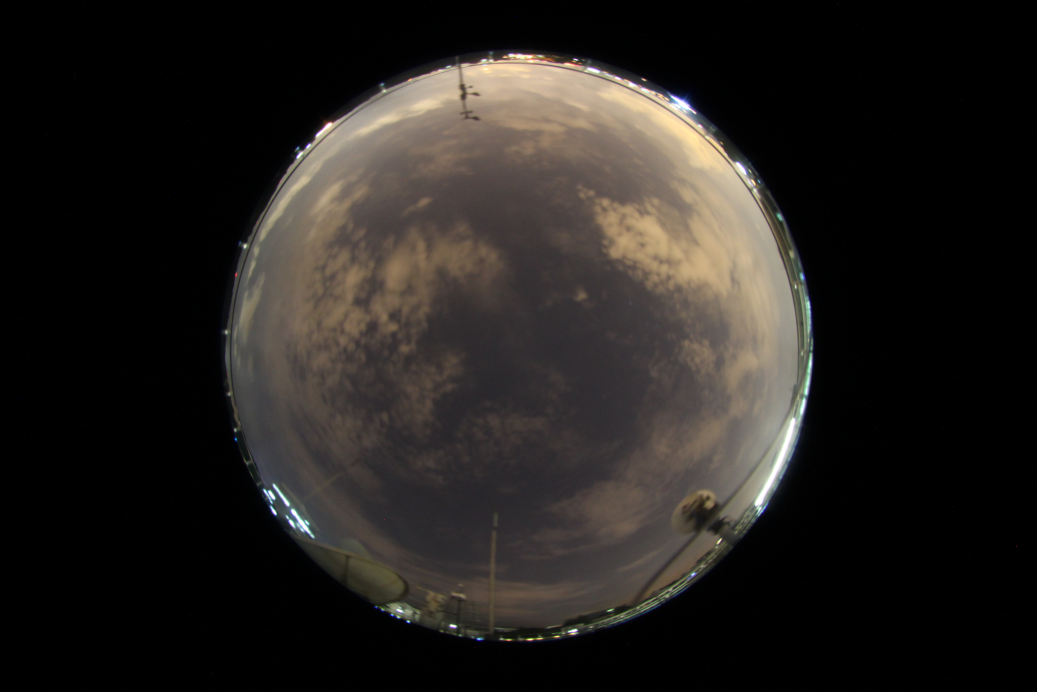
#> input picture images/RAW/2016-11-20-23-58-04-wahrsis3.jpg, 5184 x 3456 px (shown at 1/5 size)
$ jupyter execute 'Statistics of SWINSEG dataset.ipynb'   (shell and % lines are left out)
#> lines starting #> are read from the running program, lines starting #| are printed output that depends on the picture
#> further down, im is the input picture: shape (3456, 5184, 3); mean B, G, R 30.9, 34, 37.3
### scripts/undistort_WAHRSIS_imgs.py
import numpy as np
from scipy import interpolate
import internal_calibration
#import pycuda.autoinit
#import pycuda.driver as drv
#from pycuda.compiler import SourceModule

def undistortCC(img, sizeResult = [500, 500, 3] , altitude = 150 , rot = np.array([[1, 0, 0], [0, 1, 0], [0, 0, 1]]) , trans = np.array([[0], [0], [0]]) , bearing = 0 , elevation = 0 , pixelWidth=1, cuda=False):
    """Undistort a fish-eye image to a standard camera image by a ray-tracing approach.
    img: the fish-eye image to undistort
    sizeResult: the size of the output undistorted image [pixels]
    altitude: the altitude of the virtual image plane to form the undistorted image [meters]
    rot: a rotation matrix (3x3) to cope with the misalignement of the image
    trans: a translation matrix (3x1) to cope with the misalignement of the image
    bearing: the bearing angle of the undistorted plane (in degrees)
    elevation: the elevation angle of the undistorted plane (in degrees)
    pixelWidth: the width in real world coordinates of one pixel of the undistorted image [meters]
    cuda: set to True if cuda (GPU) interpolation is used
    """
#> called with altitude = 150, rot = array of shape (3, 3), trans = array of shape (3, 1), bearing = 0, elevation = 0, pixelWidth = 1, cuda = False

    centerImage = np.array([sizeResult[1]/2, sizeResult[0]/2])

    if len(np.shape(img)) == 3:
        R = img[:,:,0]
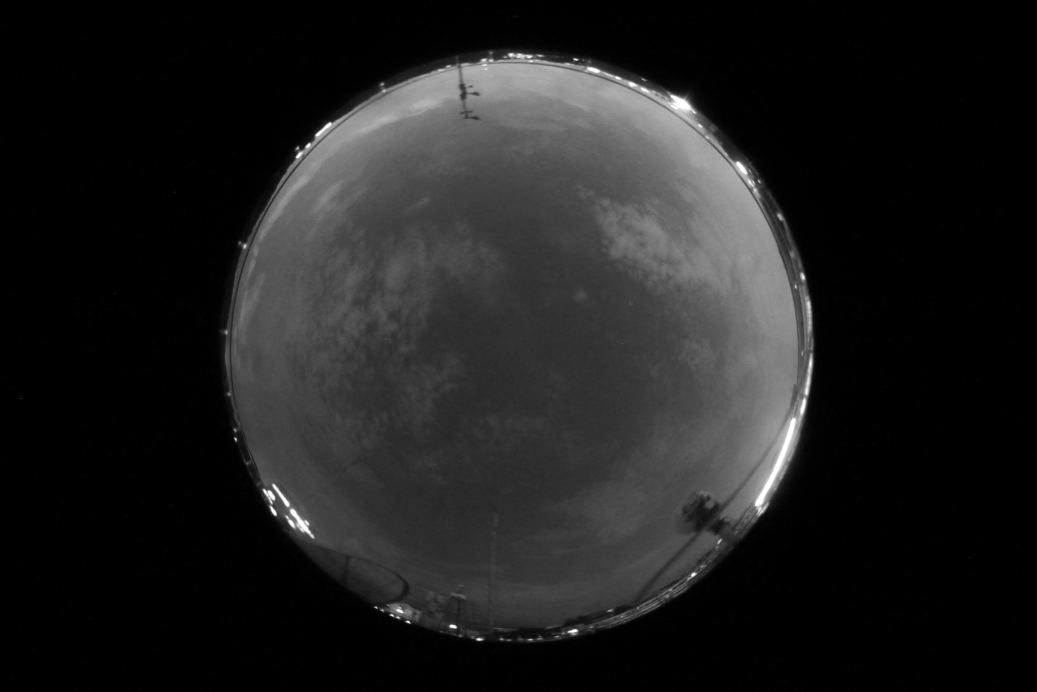
#> R: shape (3456, 5184) (shown at 1/5 size); min 0, max 255, mean 30.9
        G = img[:,:,1]
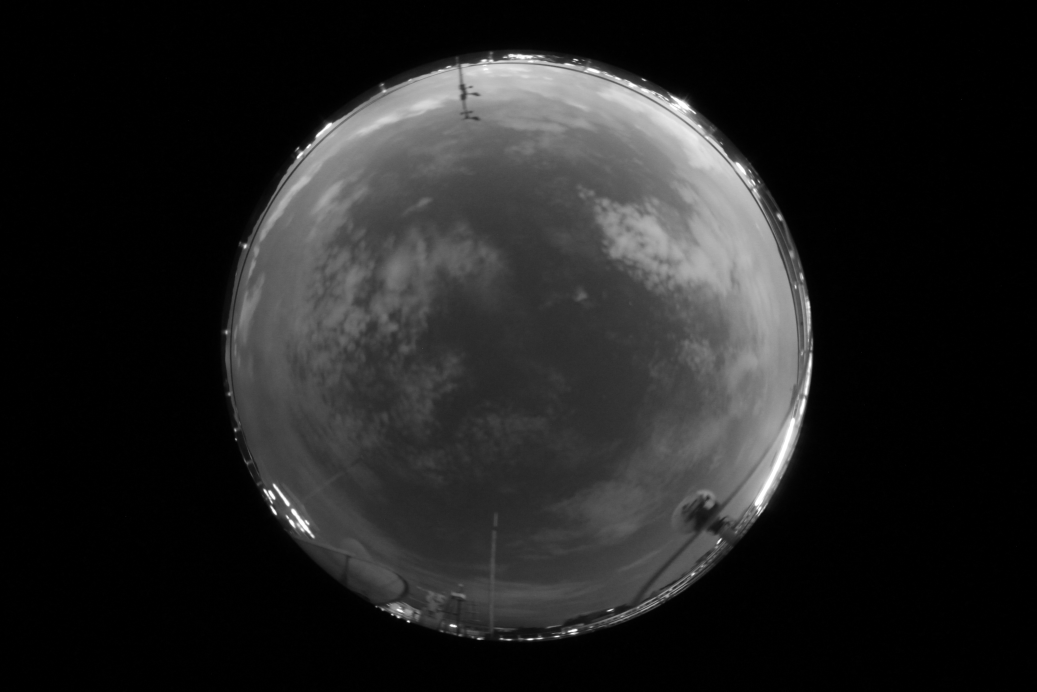
#> G: shape (3456, 5184) (shown at 1/5 size); min 0, max 255, mean 34
        B = img[:,:,2]
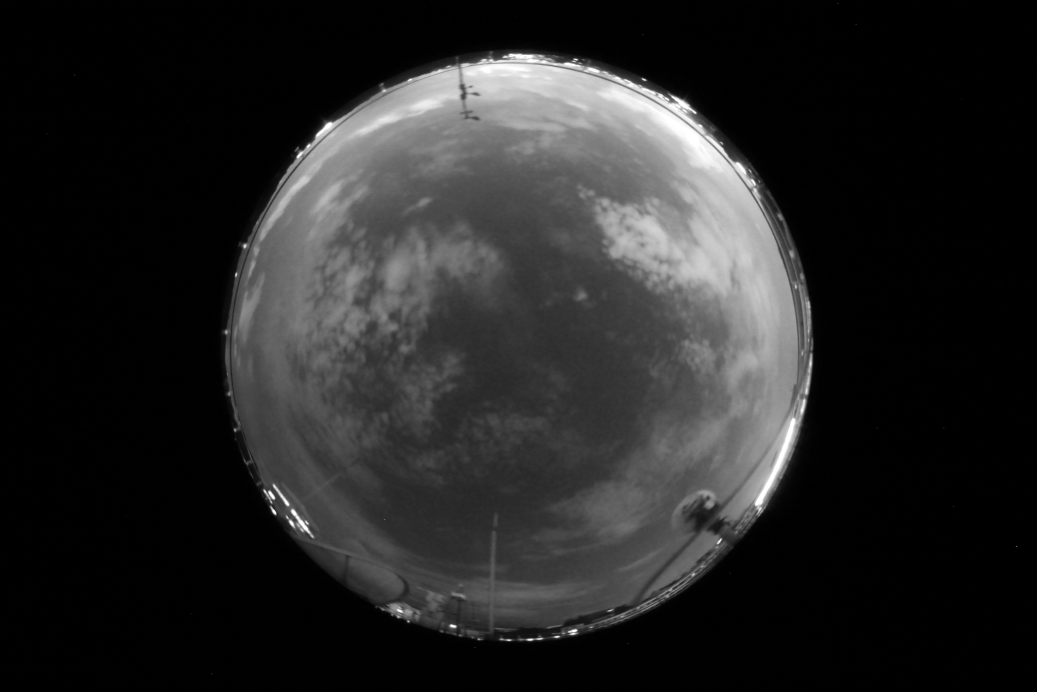
#> B: shape (3456, 5184) (shown at 1/5 size); min 0, max 255, mean 37.3

    sizeImg = img.shape
#> sizeImg = (3456, 5184, 3)
    posX, posY = np.meshgrid(np.arange(sizeImg[1]), np.arange(sizeImg[0]))
    posX = posX + 1
    posY = posY + 1

    mapY, mapX = np.meshgrid(np.arange(sizeResult[1]), np.arange(sizeResult[0]))
    mapX = mapX + 1
    mapY = mapY + 1
    distCenterX = (mapX.ravel(order='F') - centerImage[0]) * pixelWidth
    distCenterY = (mapY.ravel(order='F') - centerImage[1]) * pixelWidth
    distCenterZ = np.tile(-altitude, (distCenterX.shape[0], 1))

    bearing = np.radians(bearing)
    elevation = np.radians(elevation)
    rotHg = np.array([[np.cos(elevation), 0, np.sin(elevation)], [0, 1, 0], [-np.sin(elevation), 0, np.cos(elevation)]])
    rotBearing = np.array([[np.cos(bearing), -np.sin(bearing), 0], [np.sin(bearing), np.cos(bearing), 0], [0, 0, 1]])

    worldCoords = np.column_stack((distCenterX, distCenterY, distCenterZ)).T

    worldCoords = np.dot(rotHg, worldCoords)
    worldCoords = np.dot(rotBearing, worldCoords)
    worldCoords = np.dot(rot.T, worldCoords - trans)

    m = internal_calibration.world2cam(worldCoords)

    if len(np.shape(img)) == 3:
        if cuda:
            result = cuda_interpolate3D(img, m, (sizeResult[0], sizeResult[1]))
        else:
            ip = interpolate.RectBivariateSpline(np.arange(sizeImg[0]), np.arange(sizeImg[1]), R)
            resultR = ip.ev(m[0,:]-1, m[1,:]-1)
            resultR = resultR.reshape(sizeResult[0], sizeResult[1],order='F')
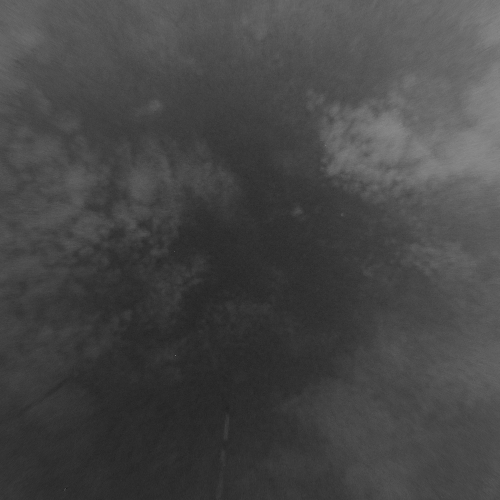
#> resultR: shape (500, 500) float64; min 29.82, max 139.3, mean 70.6
            np.clip(resultR, 0, 255, out=resultR)
            resultR = resultR.astype('uint8')

            ip = interpolate.RectBivariateSpline(np.arange(sizeImg[0]), np.arange(sizeImg[1]), G)
            resultG = ip.ev(m[0,:]-1, m[1,:]-1)
            resultG = resultG.reshape(sizeResult[0], sizeResult[1],order='F')
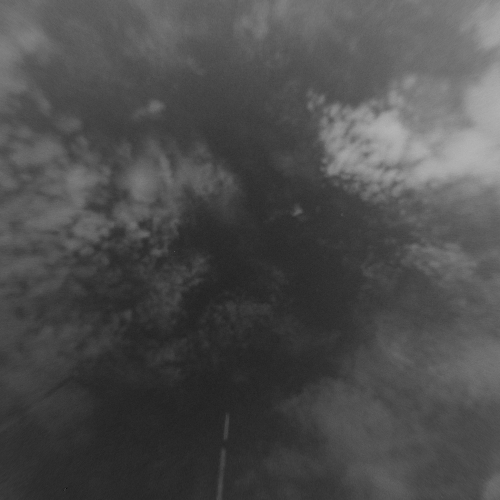
#> resultG: shape (500, 500) float64; min 16.48, max 180.9, mean 77.5
            np.clip(resultG, 0, 255, out=resultG)
            resultG = resultG.astype('uint8')

            ip = interpolate.RectBivariateSpline(np.arange(sizeImg[0]), np.arange(sizeImg[1]), B)
            resultB = ip.ev(m[0,:]-1, m[1,:]-1)
            resultB = resultB.reshape(sizeResult[0], sizeResult[1],order='F')
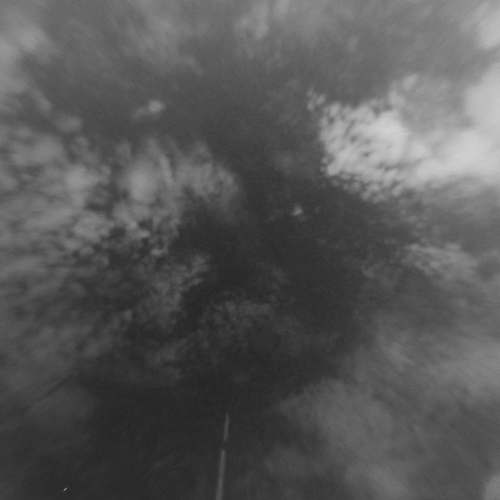
#> resultB: shape (500, 500) float64; min 34.74, max 211.2, mean 88.2
            np.clip(resultB, 0, 255, out=resultB)
            resultB = resultB.astype('uint8')

            result = np.zeros(sizeResult).astype('uint8')
            result[:,:,0] = resultR
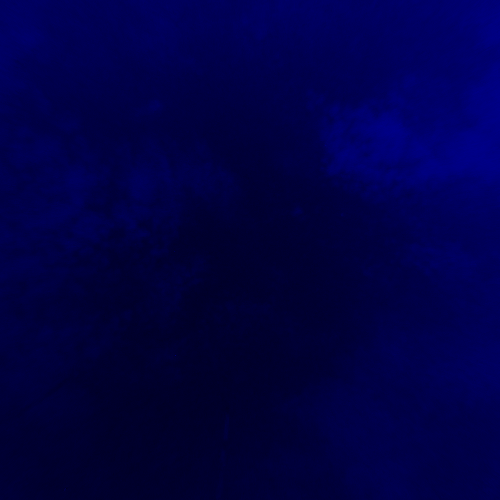
#> result: shape (500, 500, 3); mean of channels 0, 1, 2 70.1, 0, 0; drawn as B, G, R
            result[:,:,1] = resultG
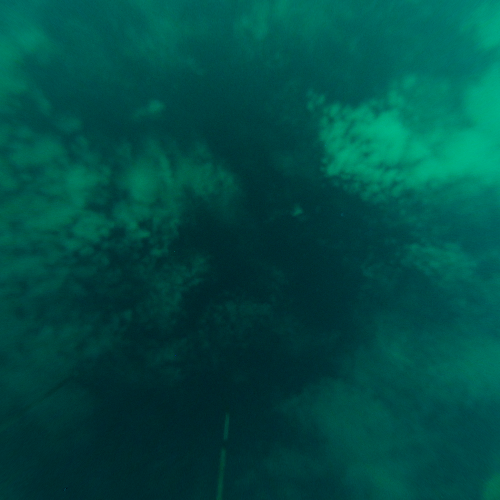
#> result: shape (500, 500, 3); mean of channels 0, 1, 2 70.1, 77, 0; drawn as B, G, R
            result[:,:,2] = resultB
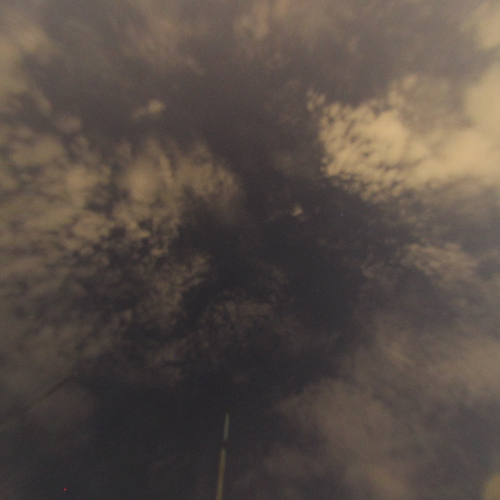
#> result: shape (500, 500, 3); mean of channels 0, 1, 2 70.1, 77, 87.7; drawn as B, G, R
    else:
        if cuda:
            result = cuda_interpolate(img, m, (sizeResult[0], sizeResult[1]))
        else:
            ip = interpolate.RectBivariateSpline(np.arange(sizeImg[0]), np.arange(sizeImg[1]), img)
            result = ip.ev(m[0,:]-1, m[1,:]-1)
            result = result.reshape(sizeResult[0], sizeResult[1],order='F')
            np.clip(result, 0, 255, out=result)
            result = result.astype('uint8')

    return result


# [92 lines left out: functions cuda_interpolate, cuda_interpolate3D, not called in this run]

### scripts/internal_calibration.py
import numpy as np

OCAM_MODEL_WAHRSIS1 = {'ss': np.array([-1000.420204765826, 0, 0.0004143028616796895, -0.0000001326602517023016, 0.0000000001189063438897328]),
              'xc': 1699.292086924051,
              'yc': 2623.857945863851,
              'c': 1.001497578774721,
              'd': 0.0001648328572544254,
              'e': -0.0003701714803382626,
              'width': 5184,
              'height': 3456,
              'pol': np.array([17.093112021290, 116.906832105765, 302.590771505238, 358.151930866653, 198.778850887297, 122.119010267068, 142.058271377689, -29.881556376064, 796.234464713210, 1454.477993845334])
          }

OCAM_MODEL_WAHRSIS3 = {'ss': np.array([-940.0536263327799, 0, -0.0004350078189360874, 0.000001992235625021194, -0.000000001852994427341681, 0.0000000000006287859561021287]),
              'xc': 1726.489990802254,
              'yc': 2595.583938922679,
              'c': 1,
              'd': 0,
              'e': 0,
              'width': 5184,
              'height': 3456,
              'pol': np.array([-1166.985385855834, -12615.37445538732, -60167.43456926524, -166119.1504969074, -292426.6785305706, -340068.9318239510, -261283.4698211940, -128980.5723102148, -39142.61635247536, -7226.750896152065, -568.4425015568790, 247.6483120616119, -285.3734583902227, 587.9778246127931, 1426.899976068007])
          }

OCAM_MODEL_RESIZED = {'ss': np.array([-196.0652346266524, 0, 0.001551354130936, 0.000002271715547157454]),
              'xc': 333,
              'yc': 500,
              'c': 1.001518936559905,
              'd': -0.0006074390779041386,
              'e': -0.0006157623771845934,
              'width': 1000,
              'height': 667,
              'pol': np.array([0.5824584941954, 2.7882658700455, 4.5626523182331, 4.3499398597064, 7.2151606816907, 11.7412839474610, 21.5284591696463, 44.0268208367333, 38.7907086632400, 195.0923410592154, 296.8080381628882])
          }


# Project a give pixel point onto the unit sphere
#   M=CAM2WORLD=(m, ocam_model) returns the 3D coordinates of the vector
#   emanating from the single effective viewpoint on the unit sphere
# [34 lines left out: function cam2world, not called in this run]


# Projects a 3D point on to the image
#   m=WORLD2CAM_FAST(M, ocam_model) projects a 3D point on to the
#   image and returns the pixel coordinates. This function uses an approximation of the inverse
#   polynomial to compute the reprojected point. Therefore it is very fast.
def world2cam(M, ocam_model = None):

    if ocam_model:
        xc = ocam_model['xc']
        yc = ocam_model['yc']
        c = ocam_model['c']
        d = ocam_model['d']
        e = ocam_model['e']
        pol = ocam_model['pol']

        norm = np.sqrt(np.power(M[0,:], 2) + np.power(M[1,:], 2))
        norm[norm == 0] = np.spacing(1)

        theta = np.arctan(M[2,:] / norm)
        rho = np.polyval(pol, theta)

        x = M[0,:]/norm*rho
        y = M[1,:]/norm*rho

        m = np.array([x*c + y*d + xc, x*e + y + yc])
        return m
    else:
        azimuths = np.arctan2(M[0,:], M[1,:])
        elevations = np.arccos(-M[2,:]/np.sqrt(np.power(M[0,:],2) + np.power(M[1,:],2) + np.power(M[2,:],2)))

        r = 1472/np.sin(np.pi/4)*np.sin(elevations/2)
        m1 = 1728 + r*np.sin(azimuths)
        m2 = 2592 + r*np.cos(azimuths)

        return np.column_stack((m1, m2)).T

### Statistics of SWINSEG dataset.ipynb
### Import the libraries

[cell 1]
import cv2
import matplotlib
import numpy as np
import matplotlib.pyplot as plt
import os
from glob import glob
import sys
sys.path.insert(0, './scripts/')

#User defined functions
from undistort_WAHRSIS_imgs import *

### Generation of undistorted image for dataset creation

[cell 2]
image_loc = './images/RAW/2016-11-20-23-58-04-wahrsis3.jpg'

im = cv2.imread(image_loc)
plt.figure(1)
plt.imshow(im[:,:,[2,1,0]])


unImage = undistortCC(im)
plt.figure(2)
plt.imshow(unImage[:,:,[2,1,0]])
plt.savefig('./results/undisImage.pdf', format='pdf')

### Generate the statistics of cloud coverage (Figure 4)

[cell 3]
global_files = []

# Change this path to your desired directory that contains the ground-truth images.
start_dir = './nighttime/GT/'

# Check for all JPEG images if any.
pattern  = "*.jpg"
for direc,_,_ in os.walk(start_dir):
    global_files.extend(glob(os.path.join(direc,pattern)))

selected_files = global_files
selected_files = sorted(selected_files)


coverage = []
for image_path in selected_files:

    im = cv2.imread(image_path,0)

    # Changing it to two-level image
    im[im<128]=0
    im[im>128]=255

    cr = len(im[im==255])/(im.size)
    coverage.append(cr)

coverage = np.array(coverage)
coverage = 100*coverage

plt.figure(3)
plt.hist(coverage,20,facecolor='green')
plt.xlabel('Cloud coverage [%]', fontsize=14)
plt.ylabel('Number of images', fontsize=14)
plt.xlim((0,85))
plt.grid(True)
plt.savefig('./results/Figure4.pdf', format='pdf')
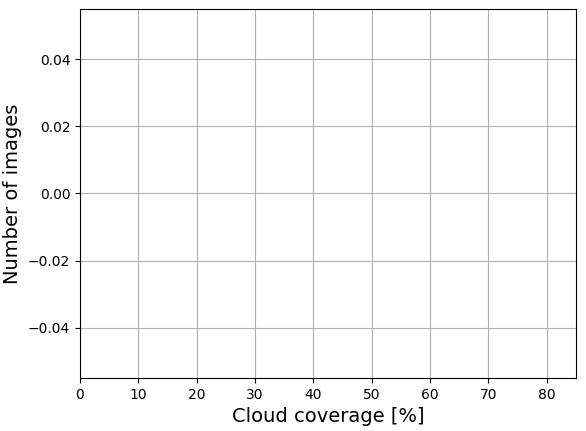
#> figure drawn by matplotlib, 1 panel
